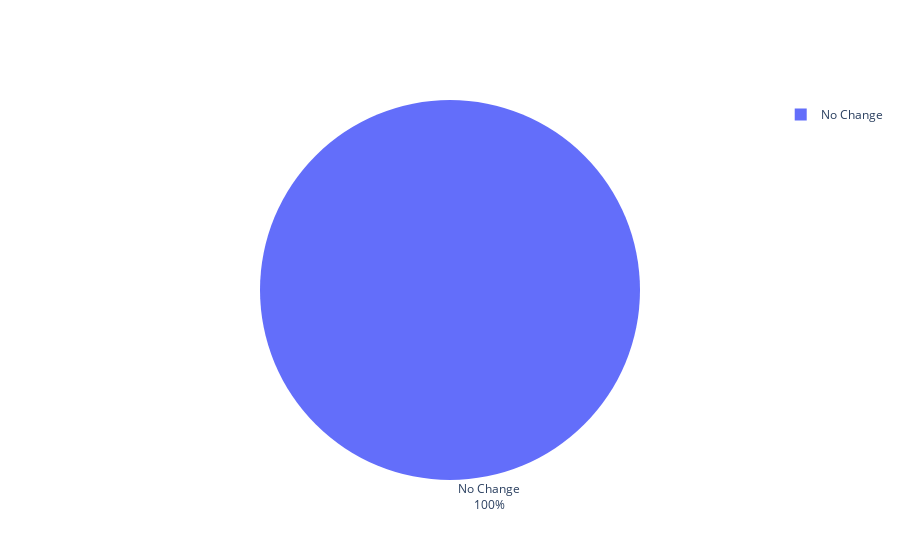

Source (notebook cell):
### Code cell
fig = vh.create_pie_chart(df.to_frame(),["count"])
fig.show()

### Figure 1 — Plotly figure (JSON) as saved in the notebook; plotly's stock layout.template omitted (floating-point values rounded to 4 significant figures)
{"data": [{"automargin": true, "labels": ["No Change"], "textinfo": "label+percent", "textposition": "outside", "type": "pie", "values": [293779]}], "layout": {}}
